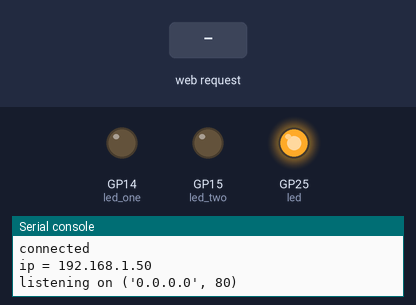
A program run on a simulated Raspberry Pi Pico running MicroPython. Shown: output pins drawn as LEDs (lit = HIGH), the last lines printed to the serial console. The inputs (shaded band) are chosen by the test bench. WiFi joins after 1.5 s.

Above: at 3.2 s.
3.3 s: HTTP request GET /light/on received
At 4.5 s:
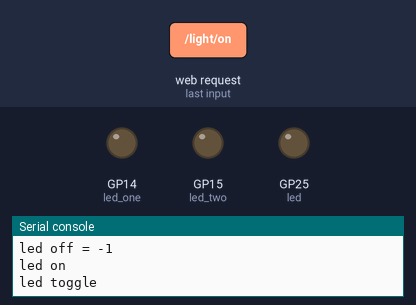
4.8 s: HTTP request GET /light/off received
At 5.8 s:
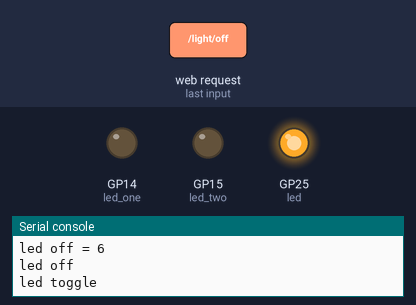
6.3 s: HTTP request GET / received
At 6.9 s:
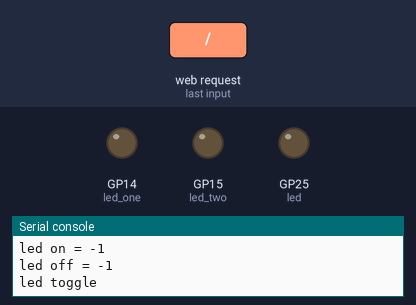
Timing chart, 0 to 9.3 s (numbered marks = the images above; inputs shaded):
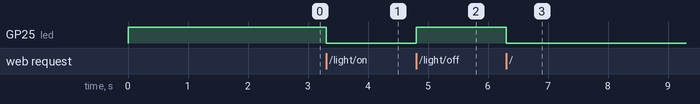

The program:

webserver.py
```python
import network
import socket
import time
from machine import Pin

led = Pin("LED", Pin.OUT)
ssid = 'MickeyNet'
password = 'andy-wanda'
led_one = Pin(14, Pin.OUT)
led_two = Pin(15, Pin.OUT)

def Website():
    value_one = led_one.value()
    value_two = led_two.value()
    website = """<!DOCTYPE html>
    <html>
        <head> <title>Lutz Embedded Tec! Raspberry Pico W</title> </head>
        <body>
            <h1>Lutz Embedded Tec! Raspberry Pico W</h1>

            <table style="width:400px" class="center">
                  <tr>
                    <th><center>LED Number </center></th>
                    <th><center>Button </center> </th>
                    <th><center>Pin State</center> </th>
                  </tr>
                  <tr>
                    <td><center>one </td>
                    <td><center><input type='button' value='toggle' onclick='toggleLed("one")'/> </center></td>
                    <td> <center>  <span id="value_one">""" + str(value_one) + """</span></center> </td>
                  </tr>
                  <tr>
                    <td><center>two</center> </td>
                    <td><center><input type='button' value='toggle' onclick='toggleLed("two")'/></center></td>
                    <td><center>  <span id="value_two">""" + str(value_two) + """</span></center></td>
                   </tr>
            </table>

            <input type='button' value='update' onclick='update()'/>

            <script>
                function toggleLed(led){
                    var xhttp = new XMLHttpRequest();
                    xhttp.open('GET', '/led/'+led, true);
                    xhttp.send();
                }
                function update(){
                    location.reload(true);
                }

            </script>
        </body>
    </html>
    """
    return website

wlan = network.WLAN(network.STA_IF)
wlan.active(True)
wlan.connect(ssid, password)


html = """<!DOCTYPE html>
<html>
    <head> <title>Pico W</title> </head>
    <body> <h1>Pico W</h1>
        <p>%s</p>
        <p>Andy's Pico</p>
        <p>One other line</p>
    </body>
</html>
"""

led.toggle()
max_wait = 10
while max_wait > 0:
    if wlan.status() < 0 or wlan.status() >= 3:
        break
    max_wait -= 1
    print('waiting for connection...')
    time.sleep(1)

if wlan.status() != 3:
    raise RuntimeError('network connection failed')
else:
    print('connected')
    status = wlan.ifconfig()
    print( 'ip = ' + status[0] )

addr = socket.getaddrinfo('0.0.0.0', 80)[0][-1]

s = socket.socket()
s.bind(addr)
s.listen(1)


print('listening on', addr)

# Listen for connections
while True:
    try:
        cl, addr = s.accept()
        print('client connected from', addr)
        request = cl.recv(1024)
        print(request)

        request = str(request)
        led_on = request.find('/light/on')
        led_off = request.find('/light/off')
        print( 'led on = ' + str(led_on))
        print( 'led off = ' + str(led_off))
        stateis = 'Undefined'

        if led_on == 6:
            print("led on")
            led.value(1)
            stateis = "LED is ON"

        if led_off == 6:
            print("led off")
            led.value(0)
            stateis = "LED is OFF"

        response = html % stateis

        cl.send('HTTP/1.0 200 OK\r\nContent-type: text/html\r\n\r\n')
        cl.send(response)
        print('led toggle')
        led.toggle()
        cl.close()


    except OSError as e:
        cl.close()
        print('connection closed')
```

Measured:
- after the input at 3.3 s, GP25 (led): HIGH → LOW at once
- after the input at 4.8 s, GP25 (led): LOW → HIGH at once
- after the input at 6.3 s, GP25 (led): HIGH → LOW at once
